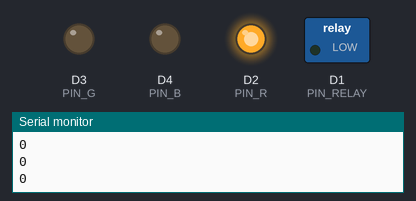
This sketch was run on a simulated ESP8266 (NodeMCU). On the bench: switched loads named in the sketch (green lamp = pin HIGH), output pins drawn as LEDs (lit = HIGH), the last lines printed to the serial monitor. WiFi joins after 1.5 s; servers stay silent unless stated.

Above: at 1.6 s.
At 2.6 s:
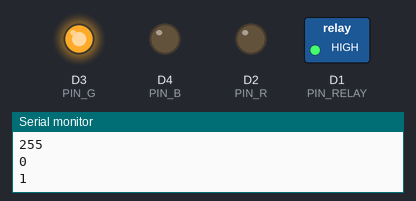
At 3.6 s:
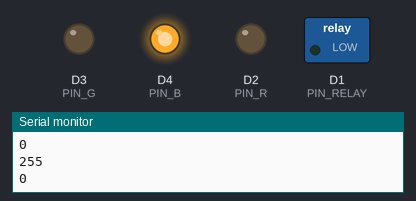
At 4.6 s:
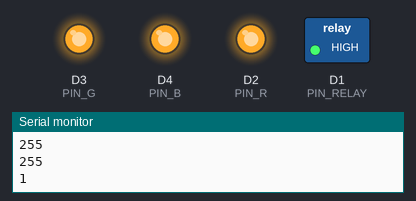
At 5.1 s:
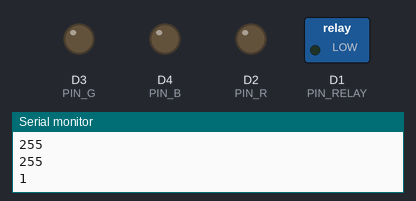
Timing chart, 0 to 6.6 s (numbered marks = the images above):
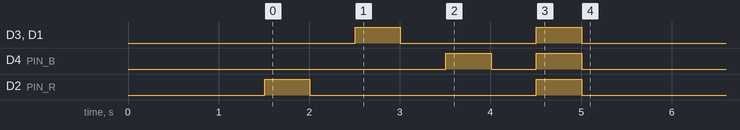

The sketch:

nodemcu.ino
```cpp
/*
 * 31 mar 2015
 * http://www.esp8266.com/viewtopic.php?f=29&t=2222
 * This sketch display UDP packets coming from an UDP client.
 * On a Mac the NC command can be used to send UDP. (nc -u 192.168.1.101 12345).
 *
 * Configuration : Enter the ssid and password of your Wifi AP. Enter the port number your server is listening on.
 *
 */
#include <ESP8266WiFi.h>
#include <WiFiUDP.h>

extern "C" {  //required for read Vdd Voltage
#include "user_interface.h"
#include "SimpleTimer.h"
  // uint16 readvdd33(void);
}

#define D0 16
#define D1 5 // I2C Bus SCL (clock)
#define D2 4 // I2C Bus SDA (data)
#define D3 0
#define D4 2 // Same as "LED_BUILTIN", but inverted logic
#define D5 14 // SPI Bus SCK (clock)
#define D6 12 // SPI Bus MISO
#define D7 13 // SPI Bus MOSI
#define D8 15 // SPI Bus SS (CS)
#define D9 3 // RX0 (Serial console)
#define D10 1 // TX0 (Serial console)

int ID = 0;   //change this for each device

int PIN_RELAY=D1; //5
int PIN_R=D2;   //4
int PIN_G=D3;   //0
int PIN_B=D4;   //2

int status = WL_IDLE_STATUS;
const char* ssid = "kineviz_test";  //  your network SSID (name)
const char* pass = "12345678";       // your network password
const char* serverIP="192.168.0.101"; //server to send my info
//const char* ssid = "election";  //  your network SSID (name)
//const char* pass = "12345678";       // your network password
//const char* serverIP="192.168.0.100"; //server to send my info
unsigned int serverPort = 12346;

unsigned int localPort = 12345;      // local port to listen for UDP packets

SimpleTimer timer;

byte packetBuffer[512]; //buffer to hold incoming and outgoing packets

// A UDP instance to let us send and receive packets over UDP
WiFiUDP Udp;

void setup()
{
  pinMode(PIN_RELAY, OUTPUT);
  pinMode(PIN_R, OUTPUT);
  pinMode(PIN_G, OUTPUT);
  pinMode(PIN_B, OUTPUT);
  // Open serial communications and wait for port to open:
  Serial.begin(115200);
  while (!Serial) {
    ; // wait for serial port to connect. Needed for Leonardo only
  }

  // setting up Station AP
  WiFi.begin(ssid, pass);

  // Wait for connect to AP
  Serial.print("[Connecting]");
  Serial.print(ssid);
  int tries=0;
  while (WiFi.status() != WL_CONNECTED) {
    delay(500);
    Serial.print(".");
    tries++;
    if (tries > 30){
      break;
    }
  }
  Serial.println();


  printWifiStatus();

  Serial.println("Connected to wifi");
  Serial.print("Udp server started at port ");
  Serial.println(localPort);
  Udp.begin(localPort);

  blink(255, 0, 0, 0, 500);
  delay(500);
  blink(0, 255, 0, 1, 500);
  delay(500);
  blink(0, 0, 255, 0, 500);
  delay(500);
  blink(255, 255, 255, 1, 500);

  timer.setInterval(3000, heartBeat);
}

void blink(int r, int g, int b, int relay, int duration){
    Serial.println(r);
    Serial.println(g);
    Serial.println(b);
    Serial.println(relay);
    Serial.println();


    if(relay>0) digitalWrite(PIN_RELAY, HIGH);
    analogWrite(PIN_R, r);
    analogWrite(PIN_G, g);
    analogWrite(PIN_B, b);
//    if(r>0) digitalWrite(PIN_R, HIGH);
//    if(g>0) digitalWrite(PIN_G, HIGH);
//    if(b>0) digitalWrite(PIN_B, HIGH);
    delay(duration);
    digitalWrite(PIN_RELAY, LOW);
    analogWrite(PIN_R, 0);
    analogWrite(PIN_G, 0);
    analogWrite(PIN_B, 0);
//    digitalWrite(PIN_R, LOW);
//    digitalWrite(PIN_G, LOW);
//    digitalWrite(PIN_B, LOW);
}

void loop()
{
  timer.run();

  int noBytes = Udp.parsePacket();
  String cmd = "";

  if ( noBytes ) {
    Serial.print(millis() / 1000);
    Serial.print(":Packet of ");
    Serial.print(noBytes);
    Serial.print(" received from ");
    Serial.print(Udp.remoteIP());
    Serial.print(":");
    Serial.println(Udp.remotePort());
    // We've received a packet, read the data from it
    Udp.read(packetBuffer,noBytes); // read the packet into the buffer

    // display the packet contents in HEX
    for (int i=1;i<=noBytes;i++)
    {
      Serial.print(packetBuffer[i-1],HEX);
      cmd = cmd + char(packetBuffer[i - 1]);
      if (i % 32 == 0)
      {
        Serial.println();
      }
      else Serial.print(' ');
    } // end for
    Serial.println();

//    Udp.beginPacket(Udp.remoteIP(), Udp.remotePort());
//    Udp.beginPacket(serverIP, serverPort);
//    Udp.write("Answer from ESP8266 ChipID#");
//    Udp.print(system_get_chip_id());
//    Udp.write("#IP of ESP8266#");
//    Udp.print(WiFi.localIP());
//    Udp.write("#ID:");
//    Udp.println(ID);
//    Udp.endPacket();

    Serial.println(cmd);
    Serial.println();

    int commaIndex = cmd.indexOf(',');
    int secondCommaIndex = cmd.indexOf(',', commaIndex+1);
    int thirdCommaIndex = cmd.indexOf(',', secondCommaIndex+1);
    String strR = cmd.substring(0, commaIndex);
    String strG = cmd.substring(commaIndex+1, secondCommaIndex);
    String strB = cmd.substring(secondCommaIndex+1, thirdCommaIndex);
    String strRelay = cmd.substring(thirdCommaIndex+1);
    blink(strR.toInt(), strG.toInt(), strB.toInt(), strRelay.toInt(), 100);
  } // end if
}


void heartMonitor(){
  int sensorValue = analogRead(A0);
    Udp.beginPacket(serverIP, serverPort);
    Udp.write("ecg ");
    Udp.println(sensorValue);
    Udp.endPacket();
}

void heartBeat(){
  Udp.beginPacket(serverIP, serverPort);
  Udp.write("Heartbeat from ESP8266 ID:");
  Udp.print(ID);
  Udp.write(" #IP:");
  Udp.print(WiFi.localIP());
  Udp.println();
  Udp.endPacket();

  Serial.println("Heatbeat sent to server");
  Serial.println();

}


void printWifiStatus() {
  // print the SSID of the network you're attached to:
  Serial.print("SSID: ");
  Serial.println(WiFi.SSID());

  // print your WiFi shield's IP address:
  IPAddress ip = WiFi.localIP();
  Serial.print("IP Address: ");
  Serial.println(ip);
}
```
